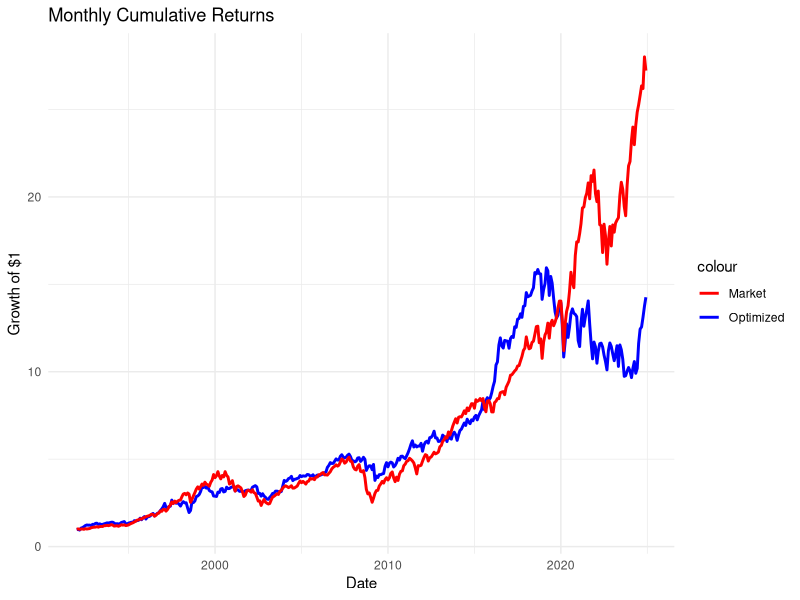
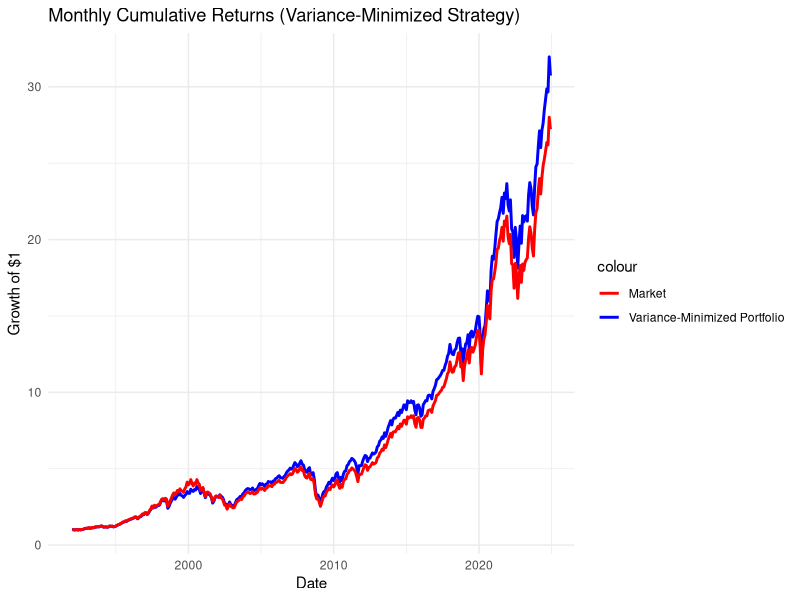

Here is the R script that generated these plots, in order:
# =============================================
# 1. Load Required Libraries
# =============================================
if (!require("dplyr")) install.packages("dplyr")
if (!require("lubridate")) install.packages("lubridate")
if (!require("quadprog")) install.packages("quadprog")
if (!require("tidyr")) install.packages("tidyr")
if (!require("ggplot2")) install.packages("ggplot2")
if (!require("Matrix")) install.packages("Matrix")
if (!require("zoo")) install.packages("zoo")
library(dplyr)
library(lubridate)
library(quadprog)
library(tidyr)
library(ggplot2)
library(Matrix)
library(zoo)

# =============================================
# 2. Load Data
# =============================================

# Industry returns
industry_raw <- read.csv("./49_Industry_Portfolios.CSV")
industry <- industry_raw %>%
  mutate(Date = as.Date(paste0(Date, "01"), format = "%Y%m%d")) %>%
  mutate(across(-Date, ~ as.numeric(.) / 100))

# Fama-French factors
factors <- read.csv("./F-F_Research_Data_Factors.CSV") %>%
  mutate(Date = as.Date(paste0(X, "01"), format = "%Y%m%d")) %>%
  rename(RMRF = Mkt.RF) %>%
  select(Date, RMRF, RF) %>%
  mutate(across(c(RMRF, RF), ~ as.numeric(.) / 100))

# Macro uncertainty
macroU <- read.csv("./sydneymacrouncertainty.csv") %>%
  mutate(Date = parse_date_time(Date, orders = "m/Y")) %>%
  rename(MacroU = h.1) %>%
  select(Date, MacroU)

# 1-year treasury rate
treasury <- read.csv("./THREEFY1.csv") %>%
  rename(Date = observation_date, ShortRate = THREEFY1) %>%
  mutate(Date = as.Date(Date), ShortRate = as.numeric(ShortRate)) %>%
  select(Date, ShortRate)

# Trade policy uncertainty
tpu <- read.csv("./TPU INDEX MONTHLY.csv") %>%
  mutate(Date = as.Date(DATE, origin = "1899-12-30")) %>%
  select(Date, TPU)

# Economic policy uncertainty
epu <- read.csv("./EPU.csv") %>%
  mutate(Date = as.Date(paste(Year, Month, "01", sep = "-"))) %>%
  rename(EPU = News_Based_Policy_Uncert_Index) %>%
  select(Date, EPU)

# Merge all
df_factors <- factors %>%
  inner_join(macroU, by = "Date") %>%
  inner_join(tpu, by = "Date") %>%
  inner_join(treasury, by = "Date") %>%
  inner_join(epu, by = "Date")

full_data_monthly <- industry %>%
  inner_join(df_factors, by = "Date")

# =============================================
# 3. Preprocessing: Normalize MacroU, TPU, EPU
# =============================================
full_data_monthly <- full_data_monthly %>%
  mutate(
    MacroU_z = scale(MacroU)[,1],
    TPU_z = scale(TPU)[,1],
    EPU_z = scale(EPU)[,1]
  )

# =============================================
# 4. Define Industry Columns
# =============================================
industry_cols <- setdiff(names(full_data_monthly),
                         c("Date", "RMRF", "RF", "MacroU", "TPU", "ShortRate", "EPU", "MacroU_z", "TPU_z", "EPU_z"))

# =============================================
# 5. Optimization Function
# =============================================
optimize_multi_factor <- function(Sigma, beta_market, beta_macrou, beta_tpu, beta_epu,
                                  target_market_beta = 0.5,
                                  target_macrou = 0.0,
                                  target_tpu = 0.0,
                                  target_epu = 0.0) {
  n <- length(beta_market)
  Sigma_reg <- Sigma + diag(1e-4, n)
  
  Dmat <- Sigma_reg
  dvec <- rep(0, n)
  
  # Now allow short-selling
  Amat <- cbind(rep(1, n), beta_market, beta_macrou, beta_tpu, beta_epu)
  bvec <- c(1, target_market_beta, target_macrou, target_tpu, target_epu)
  meq <- 5  # all are equality
  
  result <- tryCatch({
    sol <- solve.QP(Dmat, dvec, Amat, bvec, meq)
    w <- sol$solution
    # ⚡ NO pmax, pmin anymore: allow negative weights (shorts)
    w/sum(w)  # normalize if needed
  }, error = function(e) {
    rep(1/n, n)
  })
  
  return(result)
}


# =============================================
# 6. Backtest Implementation
# =============================================
lookback_months <- 24
rebalance_every <- 3
portfolio_returns <- rep(NA, nrow(full_data_monthly))
portfolio_weights <- matrix(NA, nrow = nrow(full_data_monthly),
                            ncol = length(industry_cols))
colnames(portfolio_weights) <- industry_cols

for (t in (lookback_months + 1):nrow(full_data_monthly)) {
  if ((t - lookback_months - 1) %% rebalance_every != 0 && t > (lookback_months + 1)) {
    portfolio_weights[t, ] <- portfolio_weights[t - 1, ]
    portfolio_returns[t] <- sum(portfolio_weights[t, ] * full_data_monthly[t, industry_cols], na.rm = TRUE)
    next
  }
  
  df_window <- full_data_monthly[(t - lookback_months):(t - 1), ]
  
  valid_returns <- df_window[, industry_cols][complete.cases(df_window[, industry_cols]), ]
  if (nrow(valid_returns) < 12) {
    portfolio_weights[t, ] <- rep(1/length(industry_cols), length(industry_cols))
    portfolio_returns[t] <- mean(as.numeric(full_data_monthly[t, industry_cols]), na.rm = TRUE)
    next
  }
  
  Sigma_est <- cov(valid_returns) * 12
  Sigma_est <- Sigma_est + diag(1e-4, ncol(Sigma_est))
  
  beta_market <- sapply(industry_cols, function(col) {
    fit <- lm(df_window[[col]] ~ df_window$RMRF)
    0.5 * coef(fit)[2] + 0.5 * 1  # shrinkage to 1
  })
  
  beta_macrou <- sapply(industry_cols, function(col) {
    fit <- lm(df_window[[col]] ~ df_window$MacroU_z)
    coef(fit)[2]
  })
  
  beta_tpu <- sapply(industry_cols, function(col) {
    fit <- lm(df_window[[col]] ~ df_window$TPU_z)
    coef(fit)[2]
  })
  
  beta_epu <- sapply(industry_cols, function(col) {
    fit <- lm(df_window[[col]] ~ df_window$EPU_z)
    coef(fit)[2]
  })
  
  w_opt <- optimize_multi_factor(Sigma_est, beta_market, beta_macrou, beta_tpu, beta_epu)
  
  portfolio_weights[t, ] <- w_opt
  portfolio_returns[t] <- sum(w_opt * full_data_monthly[t, industry_cols], na.rm = TRUE)
}
names(full_data_monthly)
# =============================================
# 7. Performance Analysis
# =============================================
results <- data.frame(
  Date = full_data_monthly$Date,
  Portfolio_Return = portfolio_returns,
  Market_Return = full_data_monthly$RMRF + full_data_monthly$RF,
  RF = full_data_monthly$RF
) %>% na.omit() %>%
  mutate(
    Portfolio_Cumulative = cumprod(1 + Portfolio_Return),
    Market_Cumulative = cumprod(1 + Market_Return),
    Portfolio_Excess = Portfolio_Return - RF,
    Market_Excess = Market_Return - RF
  )

cat("Portfolio:\n",
    "Return =", round(mean(results$Portfolio_Excess) * 12, 4),
    "Vol =", round(sd(results$Portfolio_Return) * sqrt(12), 4),
    "Sharpe =", round(mean(results$Portfolio_Excess)/sd(results$Portfolio_Return) * sqrt(12), 2), "\n")

cat("Market:\n",
    "Return =", round(mean(results$Market_Excess) * 12, 4),
    "Vol =", round(sd(results$Market_Return) * sqrt(12), 4),
    "Sharpe =", round(mean(results$Market_Excess)/sd(results$Market_Return) * sqrt(12), 2), "\n")

# =============================================
# 8. Plot Cumulative Return
# =============================================
ggplot(results, aes(x = Date)) +
  geom_line(aes(y = Portfolio_Cumulative, color = "Optimized"), linewidth = 1) +
  geom_line(aes(y = Market_Cumulative, color = "Market"), linewidth = 1) +
  scale_color_manual(values = c("Optimized" = "blue", "Market" = "red")) +
  labs(title = "Monthly Cumulative Returns", y = "Growth of $1") +
  theme_minimal()

results

# =====================================
# 1. Pick 3 random industries
# =====================================
set.seed(123)  # for reproducibility
selected_industries <- sample(industry_cols, 3)
print(selected_industries)

# =====================================
# 2. Regressions for Portfolio, Market, and Selected Industries
# =====================================

# Factors you used
factor_vars <- c("RMRF", "MacroU_z", "TPU_z", "EPU_z")

# Prepare data subset
data_regression <- full_data_monthly %>%
  select(Date, all_of(factor_vars)) %>%
  inner_join(
    results %>% select(Date, Portfolio_Excess, Market_Excess),
    by = "Date"
  ) %>%
  inner_join(
    full_data_monthly %>% select(Date, all_of(selected_industries)),
    by = "Date"
  ) %>% na.omit()

# Function to regress and extract coefficients
get_betas <- function(dep_var, data) {
  formula <- as.formula(paste(dep_var, "~", paste(factor_vars, collapse = " + ")))
  fit <- lm(formula, data = data)
  coefs <- coef(fit)[-1]  # remove intercept
  return(coefs)
}

# Calculate betas
beta_portfolio <- get_betas("Portfolio_Excess", data_regression)
beta_market <- get_betas("Market_Excess", data_regression)

beta_industries <- sapply(selected_industries, function(ind) {
  get_betas(ind, data_regression)
})

# =====================================
# 3. Format output nicely
# =====================================
beta_compare <- data.frame(
  Factor = factor_vars,
  Portfolio_Beta = round(beta_portfolio, 5),
  Market_Beta = round(beta_market, 5)
)

for (i in seq_along(selected_industries)) {
  beta_compare[[selected_industries[i]]] <- round(beta_industries[, i], 5)
}

print(beta_compare)

# =============================================
# 1. Subset the data (2000–2024)
# =============================================
data_subset <- full_data_monthly %>%
  filter(Date >= as.Date("2000-01-01"), Date <= as.Date("2024-12-31"))

# =============================================
# 2. Identify Industry Columns
# =============================================
# Only keep the columns you know are industry returns
# Your industries are exactly the first 49 columns in the original 49-industry portfolio CSV
# So better select using the known pattern:
industry_cols <- setdiff(names(industry), "Date")

# =============================================
# 4. Loop: Regress and store betas
# =============================================
industry_beta_results <- data.frame(
  Industry = character(),
  RMRF = numeric(),
  MacroU_z = numeric(),
  TPU_z = numeric(),
  EPU_z = numeric(),
  stringsAsFactors = FALSE
)

for (ind in industry_cols) {
  model <- lm(as.formula(paste(ind, "~ RMRF + MacroU_z + TPU_z + EPU_z")), data = data_subset)
  
  betas <- coef(model)[-1]  # Exclude intercept
  
  industry_beta_results <- rbind(industry_beta_results, 
                                 data.frame(
                                   Industry = ind,
                                   RMRF = betas["RMRF"],
                                   MacroU_z = betas["MacroU_z"],
                                   TPU_z = betas["TPU_z"],
                                   EPU_z = betas["EPU_z"]
                                 ))
}

# =============================================
# 5. Calculate Mean Absolute Beta for each Industry
# =============================================
industry_beta_results <- industry_beta_results %>%
  mutate(
    Mean_Abs_Beta = rowMeans(abs(select(., RMRF, MacroU_z, TPU_z, EPU_z)))
  ) %>%
  arrange(desc(Mean_Abs_Beta))  # Rank descending

# =============================================
# 6. Show the Ranked Table
# =============================================
print(industry_beta_results)


# =============================================

# =============================================
# =============================================
# 1. Define a Simpler Optimization Function
# =============================================
optimize_variance_target_market <- function(Sigma, beta_market, 
                                            target_market_beta = 1.0) {
  n <- length(beta_market)
  Sigma_reg <- Sigma + diag(1e-4, n)
  
  Dmat <- Sigma_reg
  dvec <- rep(0, n)
  
  Amat <- cbind(rep(1, n), beta_market)
  bvec <- c(1, target_market_beta)
  meq <- 2
  
  result <- tryCatch({
    sol <- solve.QP(Dmat, dvec, Amat, bvec, meq)
    w <- sol$solution
    w <- pmax(w, 0)
    w <- pmin(w, 0.2)  # max 20% per sector
    w / sum(w)         # re-normalize
  }, error = function(e) {
    rep(1/n, n)
  })
  
  return(result)
}

# =============================================
# 2. Backtest with Only Variance Minimization
# =============================================

lookback_months <- 24
rebalance_every <- 3
portfolio_returns_varonly <- rep(NA, nrow(full_data_monthly))
portfolio_weights_varonly <- matrix(NA, nrow = nrow(full_data_monthly),
                                    ncol = length(industry_cols))
colnames(portfolio_weights_varonly) <- industry_cols

for (t in (lookback_months + 1):nrow(full_data_monthly)) {
  if ((t - lookback_months - 1) %% rebalance_every != 0 && t > (lookback_months + 1)) {
    portfolio_weights_varonly[t, ] <- portfolio_weights_varonly[t - 1, ]
    portfolio_returns_varonly[t] <- sum(portfolio_weights_varonly[t, ] * full_data_monthly[t, industry_cols], na.rm = TRUE)
    next
  }
  
  df_window <- full_data_monthly[(t - lookback_months):(t - 1), ]
  valid_returns <- df_window[, industry_cols][complete.cases(df_window[, industry_cols]), ]
  
  if (nrow(valid_returns) < 12) {
    portfolio_weights_varonly[t, ] <- rep(1/length(industry_cols), length(industry_cols))
    portfolio_returns_varonly[t] <- mean(as.numeric(full_data_monthly[t, industry_cols]), na.rm = TRUE)
    next
  }
  
  Sigma_est <- cov(valid_returns) * 12
  Sigma_est <- Sigma_est + diag(1e-4, ncol(Sigma_est))
  
  beta_market <- sapply(industry_cols, function(col) {
    fit <- lm(df_window[[col]] ~ df_window$RMRF)
    0.5 * coef(fit)[2] + 0.5 * 1  # shrinkage toward 1
  })
  
  w_opt <- optimize_variance_target_market(Sigma_est, beta_market)
  
  portfolio_weights_varonly[t, ] <- w_opt
  portfolio_returns_varonly[t] <- sum(w_opt * full_data_monthly[t, industry_cols], na.rm = TRUE)
}

# =============================================
# 3. Performance Analysis
# =============================================

results_varonly <- data.frame(
  Date = full_data_monthly$Date,
  Portfolio_Return = portfolio_returns_varonly,
  Market_Return = full_data_monthly$RMRF + full_data_monthly$RF,
  RF = full_data_monthly$RF
) %>% na.omit() %>%
  mutate(
    Portfolio_Cumulative = cumprod(1 + Portfolio_Return),
    Market_Cumulative = cumprod(1 + Market_Return),
    Portfolio_Excess = Portfolio_Return - RF,
    Market_Excess = Market_Return - RF
  )

cat("Variance-Minimized Portfolio:\n",
    "Return =", round(mean(results_varonly$Portfolio_Excess) * 12, 4),
    "Vol =", round(sd(results_varonly$Portfolio_Return) * sqrt(12), 4),
    "Sharpe =", round(mean(results_varonly$Portfolio_Excess)/sd(results_varonly$Portfolio_Return) * sqrt(12), 2), "\n")

cat("Market:\n",
    "Return =", round(mean(results_varonly$Market_Excess) * 12, 4),
    "Vol =", round(sd(results_varonly$Market_Return) * sqrt(12), 4),
    "Sharpe =", round(mean(results_varonly$Market_Excess)/sd(results_varonly$Market_Return) * sqrt(12), 2), "\n")

# =============================================
# 4. Plot Cumulative Returns
# =============================================
ggplot(results_varonly, aes(x = Date)) +
  geom_line(aes(y = Portfolio_Cumulative, color = "Variance-Minimized Portfolio"), linewidth = 1) +
  geom_line(aes(y = Market_Cumulative, color = "Market"), linewidth = 1) +
  scale_color_manual(values = c("Variance-Minimized Portfolio" = "blue", "Market" = "red")) +
  labs(title = "Monthly Cumulative Returns (Variance-Minimized Strategy)", y = "Growth of $1") +
  theme_minimal()

